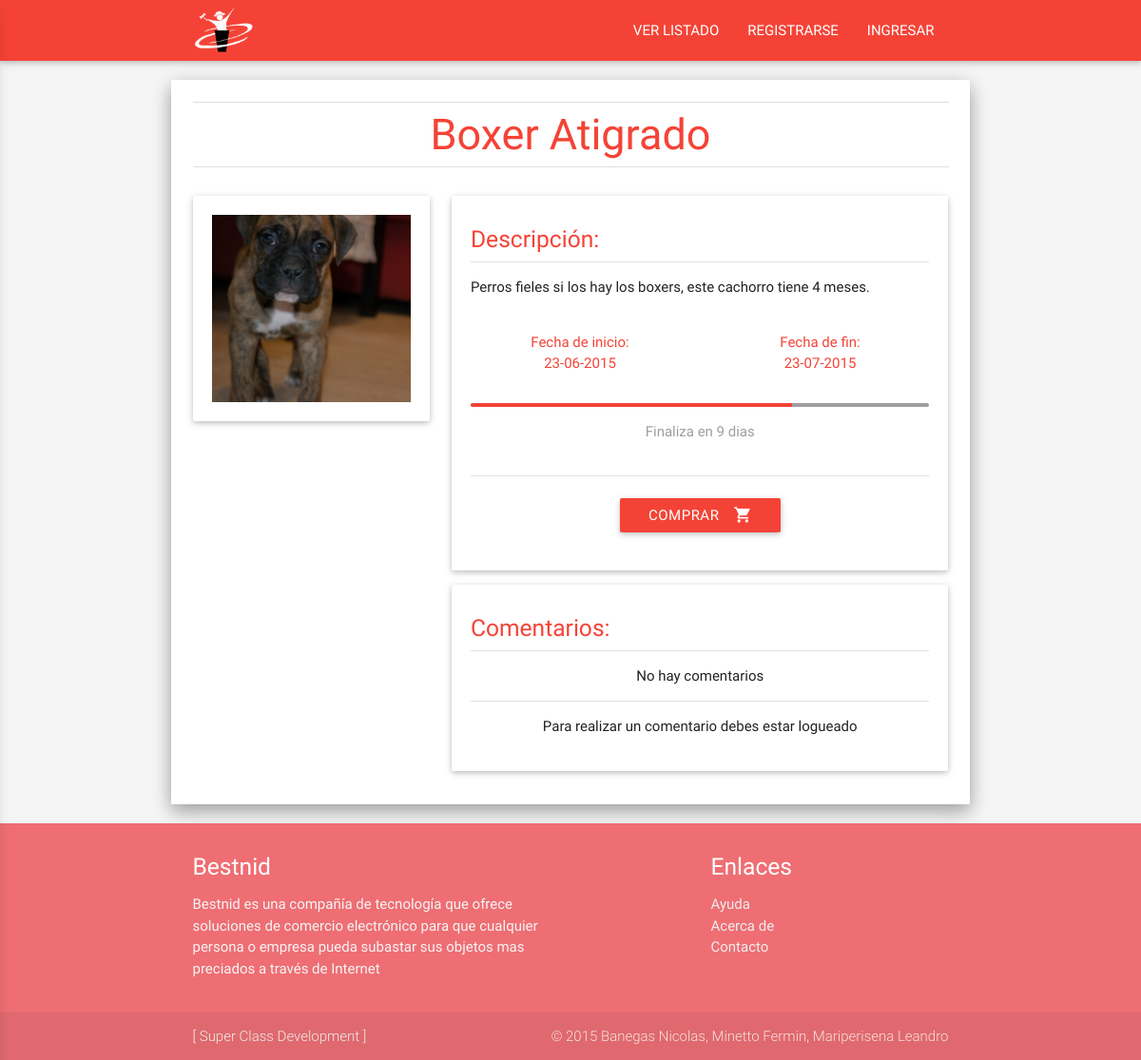
The page /Producto.php?idproducto=9 on the database its author committed.
### tables this page shows
CREATE TABLE IF NOT EXISTS `producto` (
  `id` int(11) NOT NULL AUTO_INCREMENT,
  `titulo` varchar(100) NOT NULL,
  `foto` varchar(150) NOT NULL,
  `descripcion` varchar(500) NOT NULL,
  `estado` smallint(6) NOT NULL,
  `fecha_ini` date NOT NULL,
  `fecha_fin` date NOT NULL,
  `id_categoria` int(11) NOT NULL,
  `id_usuario` int(11) NOT NULL,
  PRIMARY KEY (`id`)
);

### includes/modelo.class.php (called while the page is built, shortened)
<?php
class Modelo {
	private static $user = 'root';
	private static $pass = '';
	private static $host = '127.0.0.1';
	private static $dbnm = 'bestnid';
	private $con;
	function __construct() {
		$this->con = new mysqli(
			self::$host,
			self::$user,
			self::$pass,
			self::$dbnm);
	}
				else{ ?><p class="center red-text" > Contraseña Invalida </p> <?php return false;}
		?><p class="center red-text" > Usuario Invalido </p> <?php
	public function getProduct($id){
		$res = $this->con->query("SELECT * FROM producto WHERE id = '{$id}' ");
		$fila = array();
		$fila[] = $res->fetch_assoc() ;
		$resultado = $fila[0];
	return $resultado;
	}
	public function getComentarios($id){
		$res = $this->con->query("SELECT * FROM comentario WHERE id_producto = '{$id}' ");
		$resultado = array();
	return $resultado;
	}
	public function DiasRestantes($date){
		$currentdate = date('Y/m/d',time());
		$diff = abs(strtotime($date) - strtotime($currentdate));
		$days = floor(($diff / (60*60*24)));
 	return $days;
	}
	public function DiasDesdeHasta($date1,$date2){
		$diff = abs(strtotime($date1) - strtotime($date2));
		$days = floor(($diff / (60*60*24)));
 	return $days;
	}
}
?>

### Producto.php (the view, shortened to what this page needs)
<?php
include('includes/modelo.class.php');
include('includes/header.php');
$con = new Modelo();
if( isset($_REQUEST['idproducto']) && is_numeric($_REQUEST['idproducto']) ){
	$producto = $con->getProduct($_REQUEST['idproducto']);
	$comentarios = $con->getComentarios($_REQUEST['idproducto']);
	if ($producto){
?>
<br>
<li class="divider"></li>
<div class="center">
	<span class="red-text lighten-2" style="font-size:3rem"> <?php echo $producto['titulo']; ?> </span>
</div>
<li class="divider"></li>
<br>
<div class="row">
	<div class="col s12 m5 l4">
		<img class="materialboxed responsive-img card-panel" width="500" src="<?php echo $producto['foto']; ?>">
	</div>
	<div class="col s12 m7 l8">
		<div class="card-panel">
			<div class="row" >
				<div class="col s12" >
					<h5 class="red-text lighten-2"> Descripción: </h5>
					<li class="divider"></li>
					<p> <?php echo $producto['descripcion']; ?> </p>
				</div>
			</div>
			<?php if($producto['estado'] == 0 ){ ?>
			<div class="row red-text center">
				<div class="col s6">
					<span>Fecha de inicio:<br> <?php echo date('d-m-Y',strtotime($producto['fecha_ini'])); ?></span>
				</div>
				<div class="col s6">
					<span>Fecha de fin:<br> <?php echo date('d-m-Y',strtotime($producto['fecha_fin'])); ?></span>
				</div>
				<?php
				$dias = $con->DiasRestantes($producto['fecha_fin'] );
				$total = $con->DiasDesdeHasta($producto['fecha_fin'],$producto['fecha_ini']);
				$progreso = 100 - ( ( $dias * 100 ) / $total ) ;
				?>
				<div class="col s12">
					<br>
					<div class="progress grey">
						<div class="determinate red" style="width:<?php echo $progreso;?>%"></div>
					</div>
					<p class="center grey-text"> Finaliza en <?php echo $dias;?> dias </p>
				</div>
			</div>
			<li class="divider"></li>
			<br>
			<div class="row center" >
				<div class="col s12" >
					<a class="red waves-effect waves-light btn" href="Comprar.php?id=<?php echo $producto['id'];?>" ><i class="mdi-action-shopping-cart right"></i>comprar</a>
				</div>
			</div>
			<?php } else{ ?>
			<div class="row red-text center">
				<b><p class="red-text">ESTA SUBASTA HA FINALIZADO</p></b>
			</div>
			<?php }  ?>
		</div>
		<div class="card-panel z-depth-1">
			<h5 class="red-text lighten-2"> Comentarios: </h5>
			<li class="divider"></li>
			<?php if (!$comentarios){  ?>
				<p class="center"> No hay comentarios</p>
			<?php } ?>
			<li class="divider"></li>
			<?php if (isset($_SESSION['user'])) { ?>
			<br>
			<div class="row">
				<form method="post">
					<div class="input-field col s12">
							<textarea id="textarea1" class="materialize-textarea" length="500" name="comentario"></textarea>
							<label for="textarea1">Comentar</label>
							<input type="hidden" name="idproducto" value="<?php echo $producto['id'] ?>"> </input>
					</div>
					<div class="col s12 center">
						<button class="btn waves-effect waves-light red" type="submit" name="action">Enviar Comentario
							<i class="mdi-content-send right"></i>
						</button>
					</div>
				</form>
			</div>
			<?php } else{ ?>
			<p class="center"> Para realizar un comentario debes estar logueado  </p>
			<?php } ?>
		</div>
	</div>
</div>
<?php
	}
	else{
		?> <br> <div class="center red-text"><h5>El producto solicitado no se encuentra disponible o ha finalizado</h5><img src="img/Error.jpg" width="250px"></img><br><a class="btn red" href="index.php">PAGINA PRINCIPAL</a><br><br></div>  <?php
	}
}
include('includes/footer.php'); ?>

### styles/main.css (style rules this page uses)
body { background-color: #f5f5f5; display: flex; min-height: 100vh; flex-direction: column; }

### rows shown on the page
producto: titulo "Boxer Atigrado", foto (picture), descripcion "Perros fieles si los hay los boxers, este cachorro tiene 4 meses.", fecha_ini "23-06-2015", fecha_fin "23-07-2015", fecha_fin "9"
